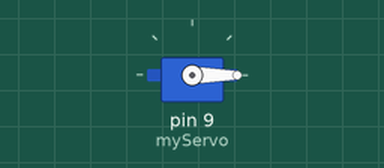
This sketch was run on a simulated Arduino Uno, built with avr-gcc and run on an emulated ATmega328P. Parts: servo.

Above: at 0.05 s.
At 2.05 s:
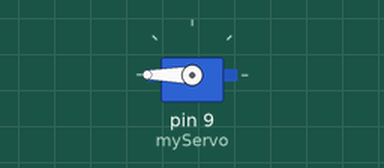
At 4.0 s:
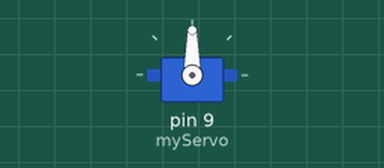
Timing chart, 0 to 5.2 s (numbered marks = the images above):
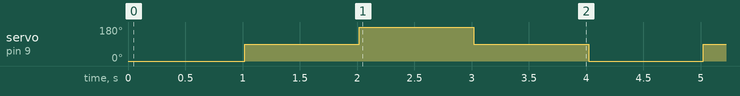

Measured:
- by itself, servo on pin 9 (myServo): repeats every 4.0 s: 180° 1.0 s, 90° 1.0 s, 0° 1.0 s, 90° 1.0 s

The sketch:

servo_motor.ino
```cpp
// C++ code
//
#include<Servo.h>
Servo myServo;

void setup()
{
	myServo.attach(9);
  	myServo.write(0);
  	delay(20);
}

void loop()
{
	myServo.write(0);
  	delay(1000);
  	myServo.write(90);
  	delay(1000);
  	myServo.write(180);
  	delay(1000);
  	myServo.write(90);
  	delay(1000);
}
```
